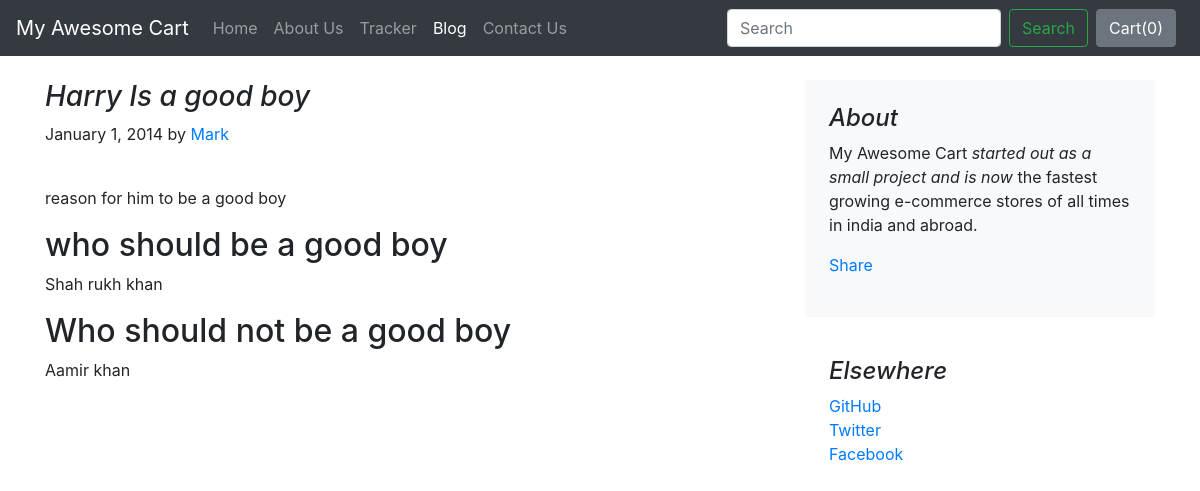
/blog/blogpost/1, run on an earlier commit of the app's database.
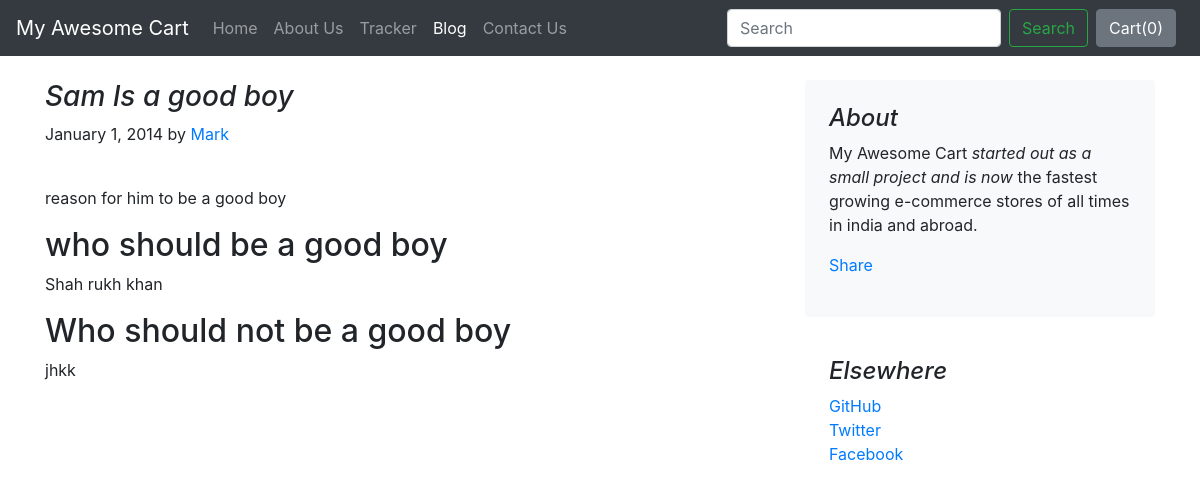
And on a later commit of the database.
### blog/models.py (models this page shows)
class Blogpost(models.Model):
    post_id = models.AutoField(primary_key=True)
    title = models.CharField(max_length=50)
    head0 = models.CharField(max_length=500, default="")
    chead0 = models.CharField(max_length=5000, default="")
    head1 = models.CharField(max_length=500, default="")
    chead1 = models.CharField(max_length=5000, default="")
    head2 = models.CharField(max_length=500, default="")
    chead2 = models.CharField(max_length=5000, default="")
    pub_date = models.DateField()
    thumbnail = models.ImageField(upload_to='shop/images', default="")
    def __str__(self):
        return self.title

### blog/views.py (the view)
# urls.py: path("blogpost/<int:id>", views.blogpost, name="blogHome")
def blogpost(request, id):
    post = Blogpost.objects.filter(post_id = id)[0]
    print(post)
    return render(request, 'blog/blogpost.html',
                  {'post':post})

### blog/templates/blog/blogpost.html (shortened to what this page needs)
{% extends 'blog/basic.html' %}
{% block body %}
<div class="container">
    <div class="row mt-4">
        <div class="col-md-8 blog-main">
            <h3 class="font-italic">
                {{post.title}}
            </h3>
            <div class="blog-post">
                <p class="blog-post-meta">January 1, 2014 by <a href="#">Mark</a></p>
                <div class="fb-like" data-href="http://127.0.0.1:8000/blog/blogpost/{{post.post_id}}" data-layout="standard" data-action="like" data-size="large" data-show-faces="false" data-share="true"></div><br>
                <p>{{post.chead0}}</p>
                <h2>{{post.head1}}</h2>
                <p>{{post.chead1}}</p>
                <h2>{{post.head2}}</h2>
                <p>{{post.chead2}}</p>
            </div>
        </div>
        <aside class="col-md-4 blog-sidebar">
            <div class="p-4 mb-3 bg-light rounded">
                <h4 class="font-italic">About</h4>
                <p class="mb-0">My Awesome Cart <em>started out as a small project and is now</em> the fastest growing e-commerce stores of all times in india and abroad.</p>
                <div class="my-3 fb-share-button" data-href="http://127.0.0.1:8000/blog/blogpost/{{post.post_id}}" data-layout="button_count" data-size="large"><a target="_blank" href="https://www.facebook.com/sharer/sharer.php?u=http%3A%2F%2F127.0.0.1%3A8000%2Fblog%2Fblogpost%2F4&amp;src=sdkpreparse" class="fb-xfbml-parse-ignore">Share</a></div>
            </div>
            <div class="p-4">
                <h4 class="font-italic">Elsewhere</h4>
                <ol class="list-unstyled">
                    <li><a href="#">GitHub</a></li>
                    <li><a href="#">Twitter</a></li>
                    <li><a href="#">Facebook</a></li>
                </ol>
            </div>
        </aside>
    </div>
</div>
{% endblock %}

What changed in the data, as far as the page shows it:
changed Blogpost "who should be a good boy": title "Harry Is a good boy" → "Sam Is a good boy"; chead2 "Aamir khan" → "jhkk"
